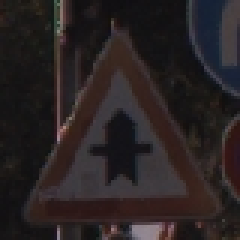
#> input picture examples/web/00000_00023.jpg, 80 x 80 px, found by its file name (shown 3 times larger)
$ jupyter execute --allow-errors Traffic_Sign_Classifier.ipynb   (shell and % lines are left out)   (older library calls are emulated)
#> lines starting #> are read from the running program, lines starting #| are printed output that depends on the picture
# Self-Driving Car Engineer Nanodegree

## Deep Learning

## Project: Build a Traffic Sign Recognition Classifier

In this notebook, a template is provided for you to implement your functionality in stages, which is required to successfully complete this project. If additional code is required that cannot be included in the notebook, be sure that the Python code is successfully imported and included in your submission if necessary.

> **Note**: Once you have completed all of the code implementations, you need to finalize your work by exporting the iPython Notebook as an HTML document. Before exporting the notebook to html, all of the code cells need to have been run so that reviewers can see the final implementation and output. You can then export the notebook by using the menu above and navigating to  \n",
    "**File -> Download as -> HTML (.html)**. Include the finished document along with this notebook as your submission.

In addition to implementing code, there is a writeup to complete. The writeup should be completed in a separate file, which can be either a markdown file or a pdf document. There is a [write up template](https://github.com/udacity/CarND-Traffic-Sign-Classifier-Project/blob/master/writeup_template.md) that can be used to guide the writing process. Completing the code template and writeup template will cover all of the [rubric points](https://review.udacity.com/#!/rubrics/481/view) for this project.

The [rubric](https://review.udacity.com/#!/rubrics/481/view) contains "Stand Out Suggestions" for enhancing the project beyond the minimum requirements. The stand out suggestions are optional. If you decide to pursue the "stand out suggestions", you can include the code in this Ipython notebook and also discuss the results in the writeup file.

>**Note:** Code and Markdown cells can be executed using the **Shift + Enter** keyboard shortcut. In addition, Markdown cells can be edited by typically double-clicking the cell to enter edit mode.

---
## Step 0: Load The Data

[cell 1]
# Load pickled data
import pickle
import numpy as np
import tensorflow as tf
from tensorflow.contrib.layers import flatten #for network
from sklearn.utils import shuffle
# TODO: Fill this in based on where you saved the training and testing data
training_file = '../data/train.p'
validation_file='../data/valid.p'
testing_file = '../data/test.p'

#> (the rest of this cell did not finish here and is left out)

---

## Step 1: Dataset Summary & Exploration

The pickled data is a dictionary with 4 key/value pairs:

- `'features'` is a 4D array containing raw pixel data of the traffic sign images, (num examples, width, height, channels).
- `'labels'` is a 1D array containing the label/class id of the traffic sign. The file `signnames.csv` contains id -> name mappings for each id.
- `'sizes'` is a list containing tuples, (width, height) representing the original width and height the image.
- `'coords'` is a list containing tuples, (x1, y1, x2, y2) representing coordinates of a bounding box around the sign in the image. **THESE COORDINATES ASSUME THE ORIGINAL IMAGE. THE PICKLED DATA CONTAINS RESIZED VERSIONS (32 by 32) OF THESE IMAGES**

Complete the basic data summary below. Use python, numpy and/or pandas methods to calculate the data summary rather than hard coding the results. For example, the [pandas shape method](http://pandas.pydata.org/pandas-docs/stable/generated/pandas.DataFrame.shape.html) might be useful for calculating some of the summary results.

### Provide a Basic Summary of the Data Set Using Python, Numpy and/or Pandas

#> (a cell that did not finish here is left out)

### Include an exploratory visualization of the dataset

Visualize the German Traffic Signs Dataset using the pickled file(s). This is open ended, suggestions include: plotting traffic sign images, plotting the count of each sign, etc.

The [Matplotlib](http://matplotlib.org/) [examples](http://matplotlib.org/examples/index.html) and [gallery](http://matplotlib.org/gallery.html) pages are a great resource for doing visualizations in Python.

**NOTE:** It's recommended you start with something simple first. If you wish to do more, come back to it after you've completed the rest of the sections. It can be interesting to look at the distribution of classes in the training, validation and test set. Is the distribution the same? Are there more examples of some classes than others?

[cell 3]
import matplotlib.pyplot as plt

fig, ax = plt.subplots()
#> (the rest of this cell did not finish here and is left out)

#> (a cell that did not finish here is left out)

----

## Step 2: Design and Test a Model Architecture

Design and implement a deep learning model that learns to recognize traffic signs. Train and test your model on the [German Traffic Sign Dataset](http://benchmark.ini.rub.de/?section=gtsrb&subsection=dataset).

The LeNet-5 implementation shown in the [classroom](https://classroom.udacity.com/nanodegrees/nd013/parts/fbf77062-5703-404e-b60c-95b78b2f3f9e/modules/6df7ae49-c61c-4bb2-a23e-6527e69209ec/lessons/601ae704-1035-4287-8b11-e2c2716217ad/concepts/d4aca031-508f-4e0b-b493-e7b706120f81) at the end of the CNN lesson is a solid starting point. You'll have to change the number of classes and possibly the preprocessing, but aside from that it's plug and play!

With the LeNet-5 solution from the lecture, you should expect a validation set accuracy of about 0.89. To meet specifications, the validation set accuracy will need to be at least 0.93. It is possible to get an even higher accuracy, but 0.93 is the minimum for a successful project submission.

There are various aspects to consider when thinking about this problem:

- Neural network architecture (is the network over or underfitting?)
- Play around preprocessing techniques (normalization, rgb to grayscale, etc)
- Number of examples per label (some have more than others).
- Generate fake data.

Here is an example of a [published baseline model on this problem](http://yann.lecun.com/exdb/publis/pdf/sermanet-ijcnn-11.pdf). It's not required to be familiar with the approach used in the paper but, it's good practice to try to read papers like these.

### Pre-process the Data Set (normalization, grayscale, etc.)

Minimally, the image data should be normalized so that the data has mean zero and equal variance. For image data, `(pixel - 128)/ 128` is a quick way to approximately normalize the data and can be used in this project.

Other pre-processing steps are optional. You can try different techniques to see if it improves performance.

Use the code cell (or multiple code cells, if necessary) to implement the first step of your project.

#> (a cell that did not finish here is left out)

### Model Architecture

[cell 6]
### Define your architecture here.
### Feel free to use as many code cells as needed.

# [49 lines left out: function TrafficNet, not called in this run]

### Train, Validate and Test the Model

A validation set can be used to assess how well the model is performing. A low accuracy on the training and validation
sets imply underfitting. A high accuracy on the training set but low accuracy on the validation set implies overfitting.

[cell 7]
tf.reset_default_graph() #used during debugging
#> (this line was passed over: tensorflow is not available in this run)
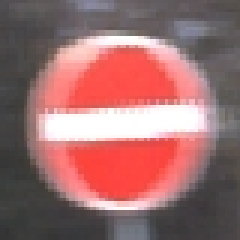
#> input picture examples/web/00020_00024.jpg, 80 x 80 px, found by its file name (shown 3 times larger)
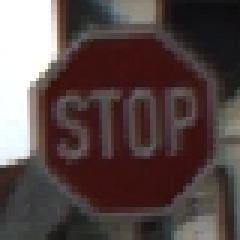
#> input picture examples/web/00012_00018.jpg, 80 x 80 px, found by its file name (shown 3 times larger)

### Define all hyperparams for training

[cell 8]
EPOCHS=10
BATCH_SIZE=32
learning_rates = [0.003/(1.4**(e)) for e in range(EPOCHS)] #exponentially decreasing learning rate

### Define placeholders for tf graph

#> (a cell that did not finish here is left out)

### Define training ops

#> (a cell that did not finish here is left out)

### Define accuracy ops and function

#> (a cell that did not finish here is left out)

### Create session and perform training

#> (a cell that did not finish here is left out)

### Evaluate model on test data

#> (a cell that did not finish here is left out)

---

## Step 3: Test a Model on New Images

To give yourself more insight into how your model is working, download at least five pictures of German traffic signs from the web and use your model to predict the traffic sign type.

You may find `signnames.csv` useful as it contains mappings from the class id (integer) to the actual sign name.

### Sources for the images used in this section

[cell 14]
# !wget http://benchmark.ini.rub.de/Images/00000_00023.jpg
# !wget http://benchmark.ini.rub.de/Images/00020_00024.jpg
# !wget http://benchmark.ini.rub.de/Images/00012_00018.jpg
# !wget http://benchmark.ini.rub.de/Images/00025_00025.jpg
# !wget http://benchmark.ini.rub.de/Images/00006_00026.jpg

### Load and Output the Images

[cell 15]
### Load the images and plot them here.
### Feel free to use as many code cells as needed.
imgnames=['00000_00023.jpg','00020_00024.jpg','00012_00018.jpg','00025_00025.jpg','00006_00026.jpg']
#> (the rest of this cell did not finish here and is left out)

### Predict the Sign Type for Each Image

[cell 16]
### Run the predictions here and use the model to output the prediction for each image.
### Make sure to pre-process the images with the same pre-processing pipeline used earlier.
### Feel free to use as many code cells as needed.
import cv2

# [5 lines left out: function img2normed, not called in this run]

#> (the rest of this cell did not finish here and is left out)

### Analyze Performance

[cell 17]
### Calculate the accuracy for these 5 new images.
### For example, if the model predicted 1 out of 5 signs correctly, it's 20% accurate on these new images.
accuracy= np.sum([1,1,1,1,0])/5
#> accuracy = 0.8
print('Accuracy on images downloaded from internet= {}%'.format(100*accuracy))
#| Accuracy on images downloaded from internet= 80.0%
